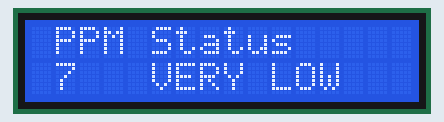
This sketch was run on a simulated Arduino Uno, built with avr-gcc and run on an emulated ATmega328P. Parts: 16×2 character LCD.

Above: at 0.1 s.
At 3.2 s:
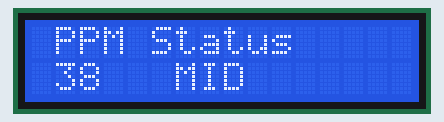
At 6.2 s:
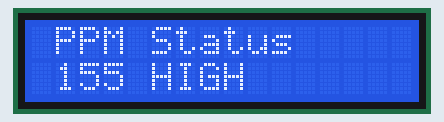
At 9.2 s:
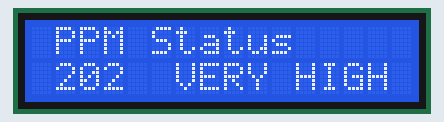

Measured:
- by itself, everything shown: repeats every 12.1 s, in 5 steps
- what the display in image 1 shows lasts 3.0 s, from 3.1 s to 6.1 s

The sketch:

display.ino
```cpp
//i2C display
#include <Wire.h>
#include <LiquidCrystal_I2C.h>

LiquidCrystal_I2C lcd(0x27, 16, 2);

void setup() {
  // put your setup code here, to run once:
  lcd.begin();
  lcd.backlight();
  lcd.clear();
}

void loop() {
  // put your main code here, to run repeatedly:
  lcd.setCursor(1, 0);
  lcd.print("PPM Status");
  lcd.setCursor(1, 1);
  lcd.print("7   VERY LOW");
  delay(3000);
  lcd.clear();

  lcd.setCursor(1, 0);
  lcd.print("PPM Status");
  lcd.setCursor(1, 1);
  lcd.print("38   MID");
  delay(3000);
  lcd.clear();

  lcd.setCursor(1, 0);
  lcd.print("PPM Status");
  lcd.setCursor(1, 1);
  lcd.print("155 HIGH");
  delay(3000);
  lcd.clear();

  lcd.setCursor(1, 0);
  lcd.print("PPM Status");
  lcd.setCursor(1, 1);
  lcd.print("202  VERY HIGH");
  delay(3000);
  lcd.clear();
}
```
